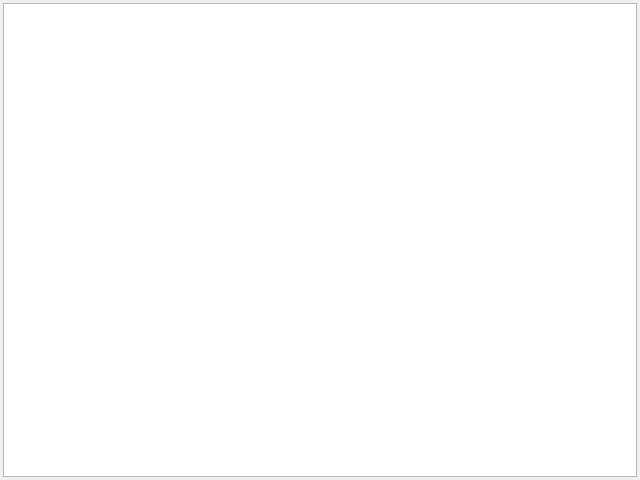
<?xml version="1.0" encoding="UTF-8"?>
<ui version="4.0">
 <class>DB_SpreadSheetWidget</class>
 <widget class="QWidget" name="DB_SpreadSheetWidget">
  <property name="geometry">
   <rect>
    <x>0</x>
    <y>0</y>
    <width>640</width>
    <height>480</height>
   </rect>
  </property>
  <property name="windowTitle">
   <string>Form</string>
  </property>
  <layout class="QGridLayout" name="gridLayout">
   <property name="leftMargin">
    <number>3</number>
   </property>
   <property name="topMargin">
    <number>3</number>
   </property>
   <property name="rightMargin">
    <number>3</number>
   </property>
   <property name="bottomMargin">
    <number>3</number>
   </property>
   <property name="spacing">
    <number>3</number>
   </property>
   <item row="0" column="0">
    <widget class="RB_SpreadSheetTable" name="spreadSheetTable"/>
   </item>
  </layout>
 </widget>
 <customwidgets>
  <customwidget>
   <class>RB_SpreadSheetTable</class>
   <extends>QTableWidget</extends>
   <header location="global">rb_spreadsheettable.h</header>
  </customwidget>
 </customwidgets>
 <resources/>
 <connections/>
</ui>
